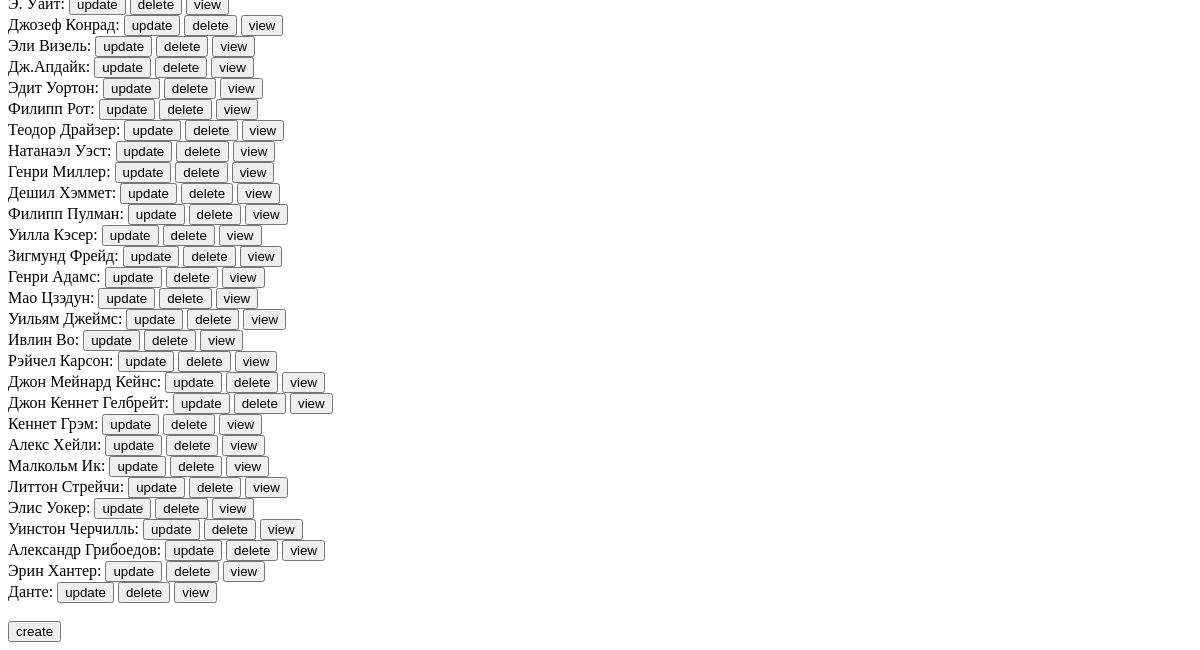
/author/ (lower part), run on an earlier commit of the app's database.
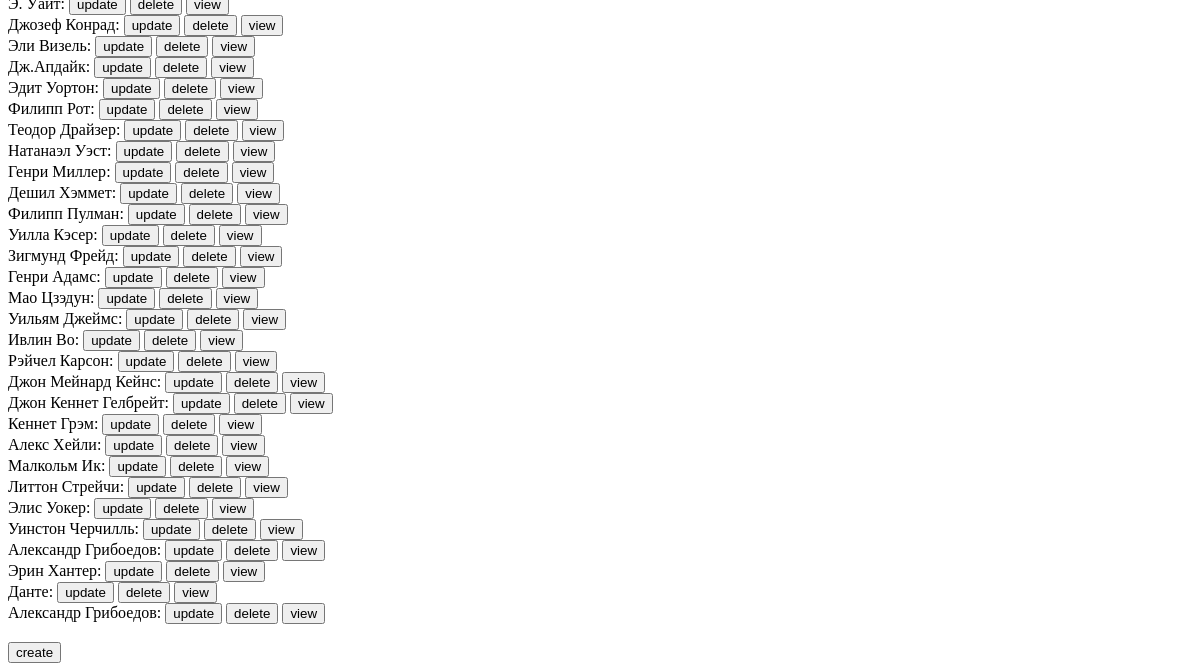
And on a later commit of the database.
### handbook/models.py (models this page shows, shortened)
class Author(models.Model):  # Авторы книги (может содержать несколько авторов.
    name = models.CharField(
        'Автор книги',
        max_length=50
    )
    description = models.TextField(
        'Автор книги из справочника',
        blank=True,
        null=True
    )

### handbook/views.py (the view)
# urls.py: path('author/', views.ShowAuthorsView.as_view()),
class ShowAuthorsView(ListView):
    template_name='handbook/author_list.html'
    model = Author

### handbook/templates/handbook/author_list.html (shortened to what this page needs)
<!DOCTYPE html>
<html lang="en">
<head>
</head>
<body>
    {% for author in object_list %}
    <span>{{author.name}}: </span>
    <a href="/author/updateview/{{author.pk}}"><button>update</button></a>
    <a href="/author/deleteview/{{author.pk}}"><button>delete</button></a>
    <a href="/author/{{author.pk}}"><button>view</button></a>
    <br>
    {% endfor %}
    <br>
    <a href="/author/createview/"><button>create</button></a>
</body>
</html>

What changed in the data, as far as the page shows it:
added Author: name "Александр Грибоедов"
